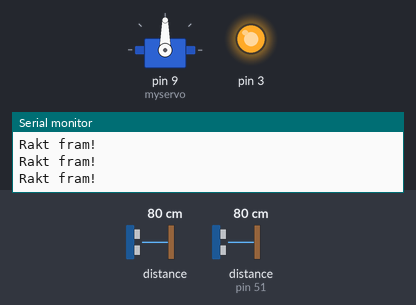
The sketch below on a simulated Arduino Uno, built with avr-gcc and run on an emulated ATmega328P. On the bench: servo, output pins drawn as LEDs (lit = HIGH), the last lines printed to the serial monitor. The inputs (shaded band) are chosen by the test bench; at power-on: distance to the obstacle 80 cm, distance to the obstacle (sensor on pin 51) 80 cm. Pins used as bus, display or sensor lines are not drawn.

Above: at 2.3 s.
2.4 s: distance to the obstacle (sensor 0) set to 11 cm
3.9 s: distance to the obstacle (sensor 0) set to 8 cm
At 4.8 s:
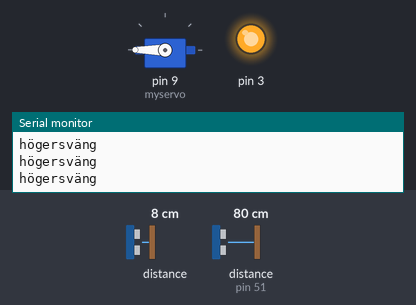
5.5 s: distance to the obstacle (sensor 0) set to 18 cm
At 6.8 s:
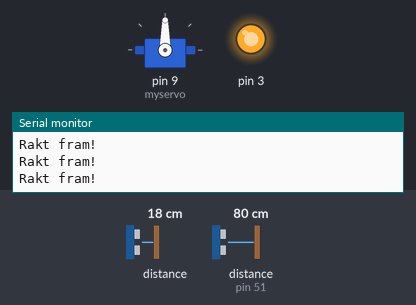
7.1 s: distance to the obstacle (sensor on pin 51) set to 11 cm
8.6 s: distance to the obstacle (sensor on pin 51) set to 8 cm
At 9.9 s:
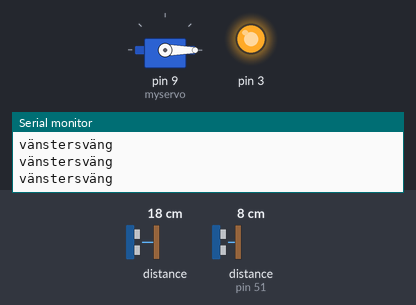
10.2 s: distance to the obstacle (sensor on pin 51) set to 18 cm
At 11.0 s:
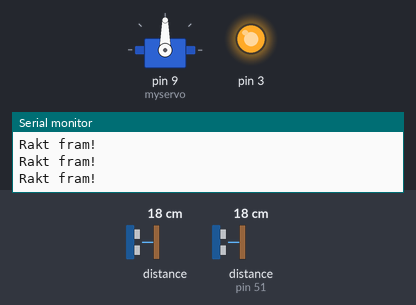
Timing chart, 0 to 12.7 s (numbered marks = the images above; inputs shaded):
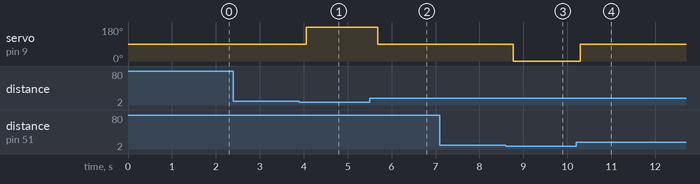

The sketch:

sensor_servo.ino
```cpp
#include <Servo.h>
#include <Wire.h>
#include <VL53L1X.h>


VL53L1X sensor;
VL53L1X sensor2;


Servo myservo;  // create servo object to control a servo
// twelve servo objects can be created on most boards

int pos = 0;

void setup()
{
  myservo.attach(9);
  pinMode(2, OUTPUT);  //erster Sensor muss nicht über XSHUT angesteuert werden
  pinMode(3, OUTPUT);

  digitalWrite(2, LOW);
  digitalWrite(3, LOW);


 // Initalisiert I2C
  delay(500);
  Wire.begin();
  Wire.beginTransmission(0x29);
  Serial.begin (9600);
/*
  digitalWrite(2, HIGH);
  delay(150);
  Serial.println("00");
  sensor.init();
  Serial.println("01");
  delay(100);
  sensor.setAddress(0x31);
  Serial.println("02");
*/
  digitalWrite(3,HIGH);
  delay(150);
  sensor2.init();
  Serial.println("01");
  delay(100);
  sensor2.setAddress(0x33);
  Serial.println("02");

  digitalWrite(2, HIGH);
  delay(150);
  Serial.println("09");
  sensor.init();
  Serial.println("10");
  delay(100);


  sensor.setDistanceMode(VL53L1X::Short);
  sensor.setMeasurementTimingBudget(50000);
  sensor.startContinuous(50);
  sensor.setTimeout(100);

  sensor2.setDistanceMode(VL53L1X::Short);
  sensor2.setMeasurementTimingBudget(50000);
  sensor2.startContinuous(50);
  sensor2.setTimeout(100);

  delay(150);
  Serial.println("addresses set");

  Serial.println ("I2C scanner. Scanning ...");
  byte count = 0;


  for (byte i = 1; i < 120; i++)
  {

    Wire.beginTransmission (i);
    if (Wire.endTransmission () == 0)
    {
      Serial.print ("Found address: ");
      Serial.print (i, DEC);
      Serial.print (" (0x");
      Serial.print (i, HEX);
      Serial.println (")");
      count++;
      delay (1);  // maybe unneeded?
    } // end of good response
  } // end of for loop
  Serial.println ("Done.");
  Serial.print ("Found ");
  Serial.print (count, DEC);
  Serial.println (" device(s).");


}

void loop()
{

  Serial.print("Sensor1_horizontal: ");
  Serial.print(sensor.read());
  if (sensor.timeoutOccurred()) { Serial.print(" TIMEOUT"); }
  Serial.print("  -   ");

  Serial.print("Sensor2_22.5: ");
  Serial.print(sensor2.read());
  //if (sensor2.timeoutOccurred()) { Serial.print(" TIMEOUT"); }
  Serial.println();

 // delay(500);

  Serial.print("Servo:");
  Serial.println(myservo.read());
Serial.println();
  while(sensor.read()<100 && sensor2.read()>100)
  {
    myservo.write(180);
    Serial.println("högersväng");
  }
  while(sensor.read()>100 && sensor2.read()<100)
  {
    myservo.write(0);
    Serial.println("vänstersväng");
  }
  while(sensor.read()>100 && sensor2.read()>100)
  {
    myservo.write(90);
    Serial.println("Rakt fram!");
  }
}
```

Measured:
- the behaviour switches between 10 and 9 cm on distance to the obstacle (sensor 0) (found by bisection; images 0 and 1)
- the behaviour switches between 10 and 9 cm on distance to the obstacle (sensor on pin 51) (found by bisection; images 2 and 3)
- after the input at 3.9 s, servo on pin 9 (myservo): 90° → 180° after 0.16 s
- after the input at 5.5 s, servo on pin 9 (myservo): 180° → 90° after 0.18 s
- after the input at 8.6 s, servo on pin 9 (myservo): 90° → 0° after 0.17 s
- after the input at 10.2 s, servo on pin 9 (myservo): 0° → 90° after 0.10 s
